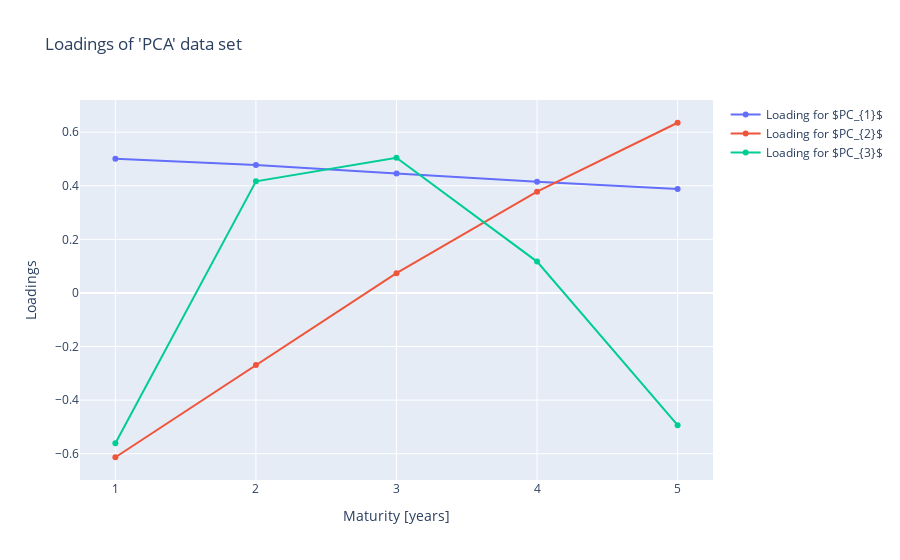

Here is the notebook cell this chart was saved with:
### Markdown cell above
(b) **(2 pts)** Plot the loadings for each factor for both data sets. What can you say about the loadings for the three most dominant factors?

### Code cell
#PCA
maturities_pca_set = [1,2,3,4,5]
fig1=go.Figure()
fig1.add_trace(go.Scatter(y=eig_vec_PCA[:,0],x=maturities_pca_set, name=r'Loading for $PC_{1}$'))
fig1.add_trace(go.Scatter(y=eig_vec_PCA[:,1],x=maturities_pca_set, name=r'Loading for $PC_{2}$'))
fig1.add_trace(go.Scatter(y=eig_vec_PCA[:,2],x=maturities_pca_set, name=r'Loading for $PC_{3}$'))

fig1.update_layout(
    autosize=False,
    title="Loadings of 'PCA' data set",
    xaxis_title="Maturity [years]",
    yaxis_title="Loadings")

### Figure 1 — Plotly figure (JSON) as saved in the notebook; plotly's stock layout.template omitted (floating-point values rounded to 4 significant figures)
{"data": [{"name": "Loading for $PC_{1}$", "type": "scatter", "x": [1, 2, 3, 4, 5], "y": [0.501, 0.4773, 0.4459, 0.415, 0.3874]}, {"name": "Loading for $PC_{2}$", "type": "scatter", "x": [1, 2, 3, 4, 5], "y": [-0.6133, -0.269, 0.07355, 0.3778, 0.6351]}, {"name": "Loading for $PC_{3}$", "type": "scatter", "x": [1, 2, 3, 4, 5], "y": [-0.5611, 0.4164, 0.5046, 0.1168, -0.4934]}], "layout": {"autosize": false, "title": {"text": "Loadings of 'PCA' data set"}, "xaxis": {"title": {"text": "Maturity [years]"}}, "yaxis": {"title": {"text": "Loadings"}}}}
